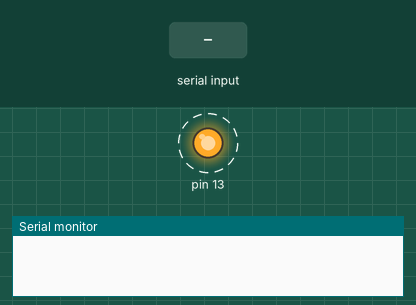
A sketch run on a simulated Arduino Uno, built with avr-gcc and run on an emulated ATmega328P. Shown: output pins drawn as LEDs (lit = HIGH), the last lines printed to the serial monitor. Dashed ring = blinking. The inputs (shaded band) are chosen by the test bench.

Above: at 1.25 s.
1.3 s: "t" received over Serial
At 1.9 s:
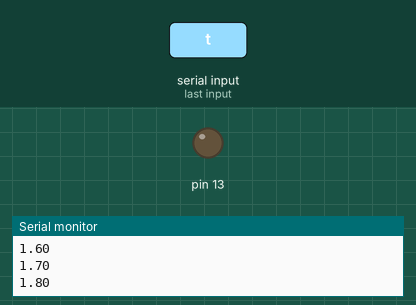
2.8 s: "b" received over Serial
At 3.05 s:
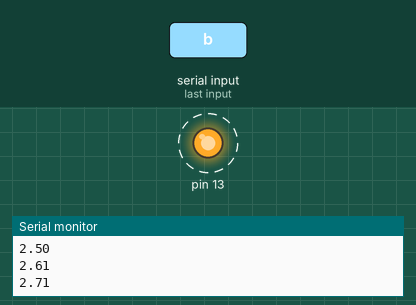
5.8 s: "n" received over Serial
7.3 s: "y" received over Serial
At 7.9 s:
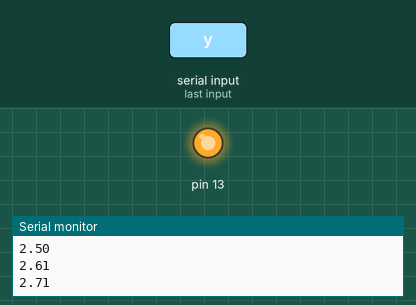
Timing chart, 0 to 9.8 s (numbered marks = the images above; inputs shaded):
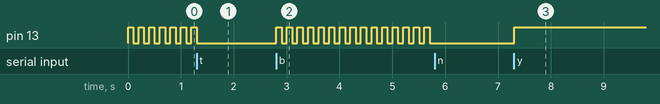

The sketch:

ejemplo_stateMachine.ino
```cpp
//Estados
#define ESTADO_BLINK    1
#define ESTADO_OFF      2
#define ESTADO_ON       3
#define ESTADO_TIEMPO   4

//Tareas por estado
void taskBlink();
void taskOff();
void taskOn();
void taskTime();

void cambioEstados();

void cambioEstados(char& estado){
  char in = Serial.read();
  switch(in){
    case 'b':
      estado = ESTADO_BLINK;
      break;
    case 'n':
      estado = ESTADO_OFF;
      break;
    case 'y':
      estado = ESTADO_ON;
      break;
    case 't':
      estado = ESTADO_TIEMPO;
      break;
    default:
      //estado = estado
      break;
  }
}

//Definicion de las tareas
void taskBlink(){
  bool estado = digitalRead(13);
  digitalWrite(13, !estado);
}
void taskOff(){
  digitalWrite(13, LOW);
}
void taskOn(){
  digitalWrite(13, HIGH);
}
void taskTime(){
  Serial.println(millis()/1000.0);
}

void setup() {
  // put your setup code here, to run once:
  pinMode(13, OUTPUT);
  Serial.begin(9600);
}

void loop() {
  static char estado = ESTADO_BLINK;
  if(Serial.available() > 0){
     cambioEstados(estado);
  }

  switch(estado){
    case ESTADO_BLINK:
        taskBlink();
      break;
    case ESTADO_OFF:
        taskOff();
      break;
    case ESTADO_ON:
        taskOn();

      break;
    case ESTADO_TIEMPO:
        taskTime();
      break;
  }
  delay(100);
}
```

Measured:
- after the input at 1.3 s, pin 13: goes on until 1.3 s, then stays LOW
- after the input at 2.8 s, pin 13: alternates HIGH for 0.10 s and LOW for 0.10 s, starting at once
- after the input at 5.8 s, pin 13: stops changing and stays LOW
- after the input at 7.3 s, pin 13: LOW → HIGH at once
- by itself, pin 13: alternates HIGH for 0.10 s and LOW for 0.10 s
